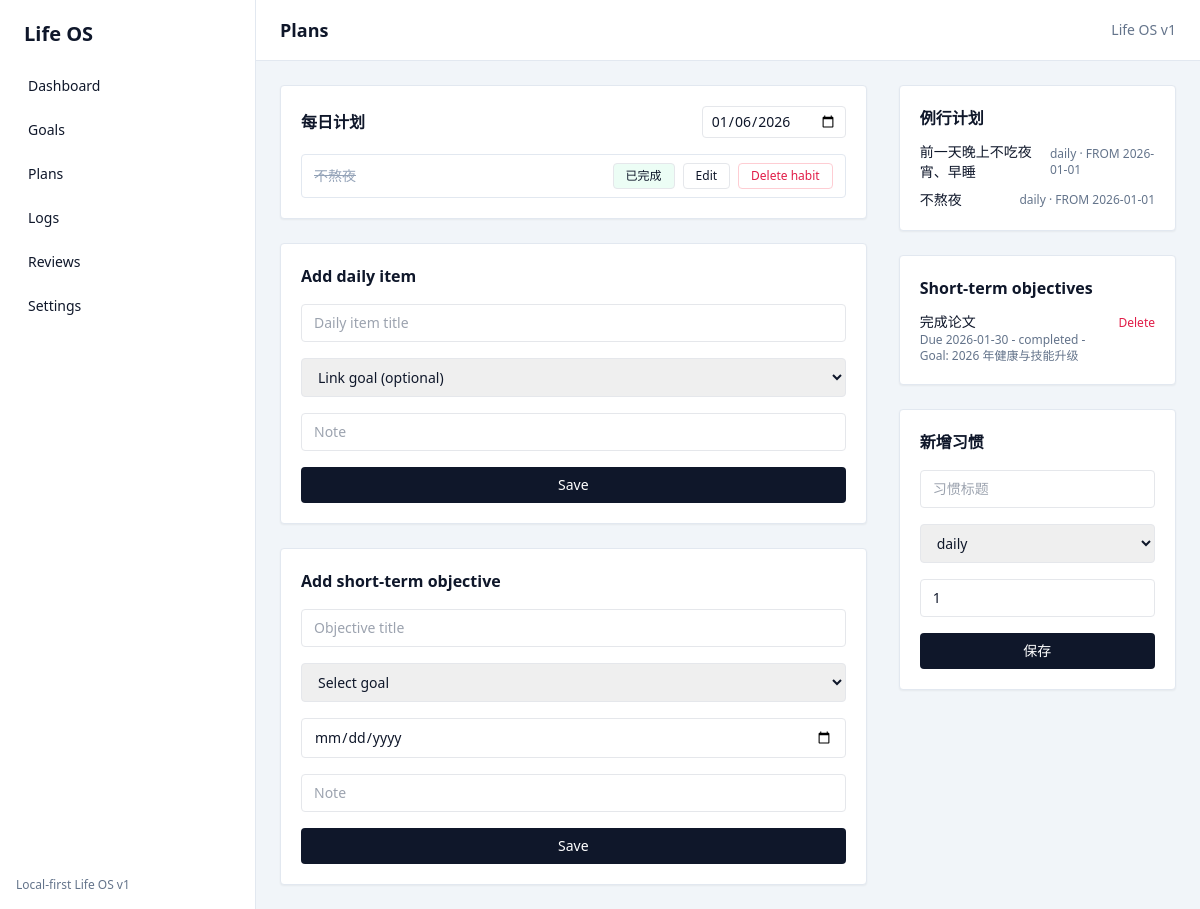
The app's page /plans with its own data.
### app/domain/models.py (models this page shows)
class PlanItem(SQLModel, table=True):
    id: Optional[int] = Field(default=None, primary_key=True)
    daily_plan_id: int = Field(foreign_key="dailyplan.id")
    title: str
    linked_goal_id: Optional[int] = Field(default=None, foreign_key="goal.id")
    linked_habit_id: Optional[int] = Field(default=None, foreign_key="habit.id")
    linked_objective_id: Optional[int] = Field(
        default=None, foreign_key="short_term_objective.id"
    )
    status: str = "pending"
    completed_at: Optional[datetime] = None
    note: str = ""

class HabitTemplate(SQLModel, table=True):
    __tablename__ = "habit"
    id: Optional[int] = Field(default=None, primary_key=True)
    title: str
    frequency: str
    target_per_week: int = 7
    start_date: date = Field(default_factory=date.today)
    active: bool = True
    created_at: datetime = Field(default_factory=datetime.utcnow)

class ShortTermObjective(SQLModel, table=True):
    __tablename__ = "short_term_objective"
    id: Optional[int] = Field(default=None, primary_key=True)
    title: str
    linked_goal_id: int = Field(foreign_key="goal.id")
    due_date: date
    status: str = "pending"
    note: str = ""
    created_at: datetime = Field(default_factory=datetime.utcnow)

class Goal(SQLModel, table=True):
    id: Optional[int] = Field(default=None, primary_key=True)
    type: str
    title: str
    start_date: date
    end_date: date
    description_md: str = Field(default="", sa_column=Column(Text))
    tags: List[str] = Field(default_factory=list, sa_column=Column(JSON))
    created_at: datetime = Field(default_factory=datetime.utcnow)

### app/web/routes.py (the view)
@router.get("/plans", response_class=HTMLResponse)
def plans(request: Request, target_date: Optional[str] = None) -> Response:
    session = _get_session(request)
    selected_date = _parse_date(target_date, _today())
    plan = _ensure_daily_plan(session, selected_date)
    _sync_plan_items(session, plan)
    items = session.exec(
        select(PlanItem).where(
            PlanItem.daily_plan_id == plan.id,
            PlanItem.linked_objective_id.is_(None),
        )
    ).all()
    habits = session.exec(select(HabitTemplate).where(HabitTemplate.active == True)).all()  # noqa: E712
    objectives = session.exec(
        select(ShortTermObjective).order_by(ShortTermObjective.due_date)
    ).all()
    goals_list = session.exec(select(Goal)).all()
    goals_by_id = {goal.id: goal.title for goal in goals_list}
    return templates.TemplateResponse(
        "plans.html",
        {
            "request": request,
            "selected_date": selected_date,
            "plan_items": items,
            "habits": habits,
            "objectives": objectives,
            "goals": goals_list,
            "goals_by_id": goals_by_id,
        },
    )

### app/web/templates/plans.html (shortened to what this page needs)
{% extends "base.html" %}
{% block page_title %}Plans{% endblock %}
{% block content %}
  <div class="grid lg:grid-cols-3 gap-8">
    <div class="lg:col-span-2 space-y-6">
      <div class="bg-white p-5 rounded border border-slate-200 shadow-sm">
        <div class="flex items-center justify-between">
          <div class="text-base font-semibold">每日计划</div>
          <input class="border rounded px-2 py-1 text-sm" type="date" value="{{ selected_date }}" onchange="location.href='/plans?target_date=' + this.value" />
        </div>
        <div class="mt-4 space-y-3" id="plan-list">
          {% if plan_items %}
            {% for item in plan_items %}
              {% include "partials/plan_item.html" %}
            {% endfor %}
          {% else %}
            <div class="text-sm text-slate-500">暂无计划项</div>
          {% endif %}
        </div>
      </div>
      <form class="bg-white p-5 rounded border border-slate-200 shadow-sm space-y-4" method="post" action="/plans/items/daily">
        <div class="text-base font-semibold">Add daily item</div>
        <input class="w-full border rounded px-3 py-2 text-sm" name="title" placeholder="Daily item title" required />
        <select class="w-full border rounded px-3 py-2 text-sm" name="linked_goal_id">
          <option value="">Link goal (optional)</option>
        </select>
        <input class="w-full border rounded px-3 py-2 text-sm" name="note" placeholder="Note" />
        <button class="w-full bg-slate-900 text-white py-2 rounded text-sm">Save</button>
      </form>
      <form class="bg-white p-5 rounded border border-slate-200 shadow-sm space-y-4" method="post" action="/plans/items">
        <div class="text-base font-semibold">Add short-term objective</div>
        <input class="w-full border rounded px-3 py-2 text-sm" name="title" placeholder="Objective title" required />
        <select class="w-full border rounded px-3 py-2 text-sm" name="linked_goal_id" required>
          <option value="" disabled selected>Select goal</option>
        </select>
        <input class="w-full border rounded px-3 py-2 text-sm" type="date" name="due_date" required />
        <input class="w-full border rounded px-3 py-2 text-sm" name="note" placeholder="Note" />
        <button class="w-full bg-slate-900 text-white py-2 rounded text-sm">Save</button>
      </form>
    </div>
    <div class="space-y-6">
      <div class="bg-white p-5 rounded border border-slate-200 shadow-sm">
        <div class="text-base font-semibold">例行计划</div>
        <div class="mt-3 space-y-2">
          {% for habit in habits %}
            <div class="flex items-center justify-between text-sm">
              <div>{{ habit.title }}</div>
              <div class="text-xs text-slate-500">{{ habit.frequency }} · FROM {{ habit.start_date or '2026-01-01' }}</div>
            </div>
          {% endfor %}
        </div>
      </div>
      <div class="bg-white p-5 rounded border border-slate-200 shadow-sm">
        <div class="text-base font-semibold">Short-term objectives</div>
        <div class="mt-3 space-y-3">
          {% for obj in objectives %}
            {% set obj_title = obj.title.strip() if obj.title else "" %}
            <div class="flex items-start justify-between gap-3 text-sm">
              <div>
                <div class="font-medium">
                  {% if obj_title %}
                    {{ obj_title }}
                  {% else %}
                    <span class="text-slate-400">Untitled objective</span>
                  {% endif %}
                </div>
                <div class="text-xs text-slate-500">
                  Due {{ obj.due_date }} - {{ obj.status }}
                  {% if obj.linked_goal_id %}
                    - Goal: {{ goals_by_id.get(obj.linked_goal_id, "Goal #" ~ obj.linked_goal_id) }}
                  {% endif %}
                </div>
              </div>
              <div class="flex items-center gap-2">
                <form method="post" action="/objectives/{{ obj.id }}/delete" onsubmit="return confirm('Delete objective?')">
                  <button class="text-xs text-rose-600">Delete</button>
                </form>
              </div>
            </div>
          {% endfor %}
        </div>
      </div>
      <form class="bg-white p-5 rounded border border-slate-200 shadow-sm space-y-4" method="post" action="/habits">
        <div class="text-base font-semibold">新增习惯</div>
        <input class="w-full border rounded px-3 py-2 text-sm" name="title" placeholder="习惯标题" required />
        <select class="w-full border rounded px-3 py-2 text-sm" name="frequency">
          <option value="daily">daily</option>
        </select>
        <input class="w-full border rounded px-3 py-2 text-sm" name="target_per_week" type="number" min="1" max="7" value="1" />
        <button class="w-full bg-slate-900 text-white py-2 rounded text-sm">保存</button>
      </form>
    </div>
  </div>
{% endblock %}

### app/web/templates/base.html (shortened to what this page needs)
<!DOCTYPE html>
<html lang="en">
  <head>
    <script src="https://cdn.tailwindcss.com"></script>
    <link
      rel="stylesheet"
      href="https://cdn.jsdelivr.net/npm/@fontsource/space-grotesk@5.0.18/index.css"
    />
  </head>
  <body class="bg-slate-100 text-slate-900">
    <div class="min-h-screen flex">
      <aside
        id="sidebar"
        class="bg-white w-64 border-r border-slate-200 hidden md:flex flex-col"
      >
        <div class="px-6 py-5 text-xl font-semibold">Life OS</div>
        <nav class="flex-1 px-4 space-y-2 text-sm">
          <a class="block px-3 py-2 rounded hover:bg-slate-100" href="/dashboard">Dashboard</a>
          <a class="block px-3 py-2 rounded hover:bg-slate-100" href="/goals">Goals</a>
          <a class="block px-3 py-2 rounded hover:bg-slate-100" href="/plans">Plans</a>
          <a class="block px-3 py-2 rounded hover:bg-slate-100" href="/logs">Logs</a>
          <a class="block px-3 py-2 rounded hover:bg-slate-100" href="/reviews">Reviews</a>
          <a class="block px-3 py-2 rounded hover:bg-slate-100" href="/settings">Settings</a>
        </nav>
        <div class="px-4 py-4 text-xs text-slate-500">Local-first Life OS v1</div>
      </aside>
      <div class="flex-1 flex flex-col">
        <header class="bg-white border-b border-slate-200 px-6 py-4 flex items-center justify-between">
          <div class="flex items-center gap-3">
            <div class="font-semibold text-lg">{% block page_title %}{% endblock %}</div>
          </div>
          <div class="text-sm text-slate-500">Life OS v1</div>
        </header>
        <main class="flex-1 px-6 py-6">
          <div class="mx-auto w-full max-w-6xl">{% block content %}{% endblock %}</div>
        </main>
      </div>
    </div>
  </body>
</html>

### app/web/templates/partials/plan_item.html (shortened to what this page needs)
<div class="plan-item flex items-center justify-between border border-slate-200 rounded px-3 py-2 text-sm">
  <div class="flex-1">
    <div class="{% if item.completed_at %}line-through text-slate-400{% endif %}">{{ item.title }}</div>
  </div>
  <div class="flex items-center gap-2">
  <form
    hx-post="/plans/items/{{ item.id }}/toggle"
    hx-target="closest .plan-item"
    hx-swap="outerHTML"
  >
    <button class="text-xs px-3 py-1 border rounded {% if item.completed_at %}bg-emerald-50{% endif %}">
      {{ "已完成" if item.completed_at else "标记完成" }}
    </button>
  </form>
    <button
      class="text-xs px-3 py-1 border rounded"
      hx-get="/plans/items/{{ item.id }}/edit"
      hx-target="closest .plan-item"
      hx-swap="outerHTML"
    >
      Edit
    </button>
    <button
      class="text-xs px-3 py-1 border rounded text-rose-600 border-rose-200"
      hx-post="{% if item.linked_habit_id %}/habits/{{ item.linked_habit_id }}/delete{% else %}/plans/items/{{ item.id }}/delete{% endif %}"
      hx-target="closest .plan-item"
      hx-swap="outerHTML"
      hx-confirm="{% if item.linked_habit_id %}Confirm delete Habit &quot;{{ item.title }}&quot;? This will stop future weekly/daily generation.{% else %}Confirm delete Plan &quot;{{ item.title }}&quot;? This action cannot be undone.{% endif %}"
    >
      {% if item.linked_habit_id %}Delete habit{% else %}Delete{% endif %}
    </button>
  </div>
</div>

### app/web/templates/base.html (style rules this page uses)
body { font-family: "Space Grotesk", ui-sans-serif, system-ui; }

### records on screen
PlanItem: title "不熬夜", completed_at "已完成", shows "Delete habit"
HabitTemplate: title "前一天晚上不吃夜宵、早睡", frequency "daily", start_date "2026-01-01"
HabitTemplate: title "不熬夜", frequency "daily", start_date "2026-01-01"
ShortTermObjective: title "完成论文", due_date "2026-01-30", status "completed"
Goal: get "2026 年健康与技能升级"
